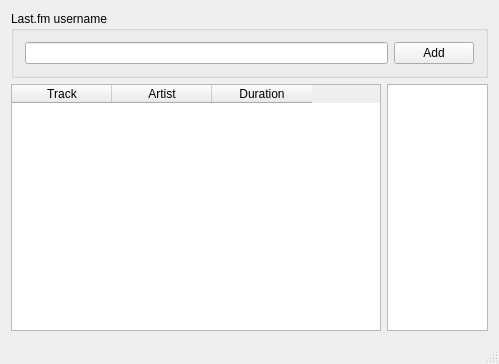
<?xml version="1.0" encoding="UTF-8"?>
<ui version="4.0">
 <class>MainWindow</class>
 <widget class="QMainWindow" name="MainWindow">
  <property name="geometry">
   <rect>
    <x>0</x>
    <y>0</y>
    <width>499</width>
    <height>364</height>
   </rect>
  </property>
  <property name="windowTitle">
   <string>MainWindow</string>
  </property>
  <widget class="QWidget" name="centralWidget">
   <layout class="QGridLayout" name="gridLayout_2">
    <item row="0" column="0" colspan="2">
     <widget class="QGroupBox" name="userGroupBox">
      <property name="title">
       <string>Last.fm username</string>
      </property>
      <layout class="QGridLayout" name="gridLayout">
       <item row="0" column="1">
        <widget class="QPushButton" name="usernameButton">
         <property name="text">
          <string>Add</string>
         </property>
        </widget>
       </item>
       <item row="0" column="0">
        <widget class="QLineEdit" name="usernameLineEdit"/>
       </item>
      </layout>
     </widget>
    </item>
    <item row="1" column="0">
     <widget class="QTableWidget" name="currentMusicTable">
      <column>
       <property name="text">
        <string>Track</string>
       </property>
      </column>
      <column>
       <property name="text">
        <string>Artist</string>
       </property>
      </column>
      <column>
       <property name="text">
        <string>Duration</string>
       </property>
      </column>
     </widget>
    </item>
    <item row="1" column="1">
     <widget class="QListView" name="userListView">
      <property name="maximumSize">
       <size>
        <width>101</width>
        <height>16777215</height>
       </size>
      </property>
      <property name="editTriggers">
       <set>QAbstractItemView::NoEditTriggers</set>
      </property>
     </widget>
    </item>
   </layout>
  </widget>
  <widget class="QMenuBar" name="menuBar">
   <property name="geometry">
    <rect>
     <x>0</x>
     <y>0</y>
     <width>499</width>
     <height>25</height>
    </rect>
   </property>
  </widget>
  <widget class="QStatusBar" name="statusBar"/>
 </widget>
 <layoutdefault spacing="6" margin="11"/>
 <resources/>
 <connections>
  <connection>
   <sender>usernameButton</sender>
   <signal>clicked()</signal>
   <receiver>MainWindow</receiver>
   <slot>addUser()</slot>
   <hints>
    <hint type="sourcelabel">
     <x>436</x>
     <y>81</y>
    </hint>
    <hint type="destinationlabel">
     <x>496</x>
     <y>68</y>
    </hint>
   </hints>
  </connection>
 </connections>
 <slots>
  <slot>addUser()</slot>
 </slots>
</ui>
